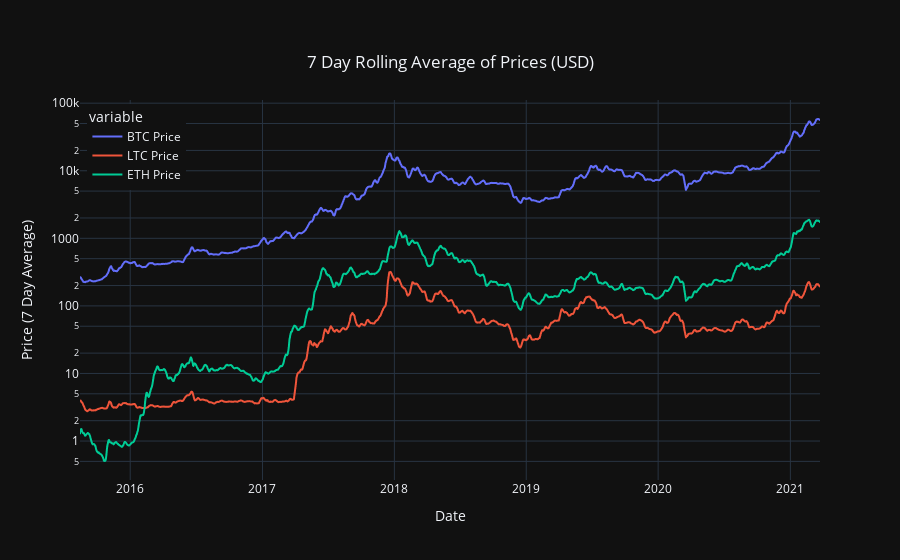

Notebook cell for this chart:
### Markdown cell above
## Plot of Daily Coin Price

### Code cell
# 7 Day Average of Active Addresses Plot
price_plot = px.line(price_rolling_7day_avg_data, 
                                labels = {"value": "Price (7 Day Average)"}, 
                                title="Daily Price of Coin", 
                                template = 'plotly_dark', 
                                log_y=True)
price_plot.update_layout(
    legend=dict(yanchor="top", y=0.99, xanchor="left", x=0.01), 
    title={'text': "7 Day Rolling Average of Prices (USD)",'y':0.9,'x':0.5, 'xanchor': 'center', 'yanchor': 'top'})
price_plot

### Figure 1 — Plotly figure (JSON) as saved in the notebook; plotly's stock layout.template omitted (floating-point values rounded to 4 significant figures; data arrays with more than 128 entries replaced by an {"elided": "..."} marker saying what was removed)
{"data": [{"hovertemplate": "variable=BTC Price<br>Date=%{x}<br>Price (7 Day Average)=%{y}<extra></extra>", "legendgroup": "BTC Price", "line": {"color": "#636efa", "dash": "solid"}, "mode": "lines", "name": "BTC Price", "showlegend": true, "type": "scattergl", "x": {"elided": "2044 str values"}, "xaxis": "x", "y": {"elided": "2044 float values"}, "yaxis": "y"}, {"hovertemplate": "variable=LTC Price<br>Date=%{x}<br>Price (7 Day Average)=%{y}<extra></extra>", "legendgroup": "LTC Price", "line": {"color": "#EF553B", "dash": "solid"}, "mode": "lines", "name": "LTC Price", "showlegend": true, "type": "scattergl", "x": {"elided": "2044 str values"}, "xaxis": "x", "y": {"elided": "2044 float values"}, "yaxis": "y"}, {"hovertemplate": "variable=ETH Price<br>Date=%{x}<br>Price (7 Day Average)=%{y}<extra></extra>", "legendgroup": "ETH Price", "line": {"color": "#00cc96", "dash": "solid"}, "mode": "lines", "name": "ETH Price", "showlegend": true, "type": "scattergl", "x": {"elided": "2044 str values"}, "xaxis": "x", "y": {"elided": "2044 float values"}, "yaxis": "y"}], "layout": {"autosize": true, "legend": {"title": {"text": "variable"}, "tracegroupgap": 0, "x": 0.01, "xanchor": "left", "y": 0.99, "yanchor": "top"}, "title": {"text": "7 Day Rolling Average of Prices (USD)", "x": 0.5, "xanchor": "center", "y": 0.9, "yanchor": "top"}, "xaxis": {"anchor": "y", "autorange": true, "domain": [0, 1], "range": ["2015-08-15", "2021-03-24"], "title": {"text": "Date"}, "type": "date"}, "yaxis": {"anchor": "x", "autorange": true, "domain": [0, 1], "range": [-0.5766, 5.047], "title": {"text": "Price (7 Day Average)"}, "type": "log"}}}
